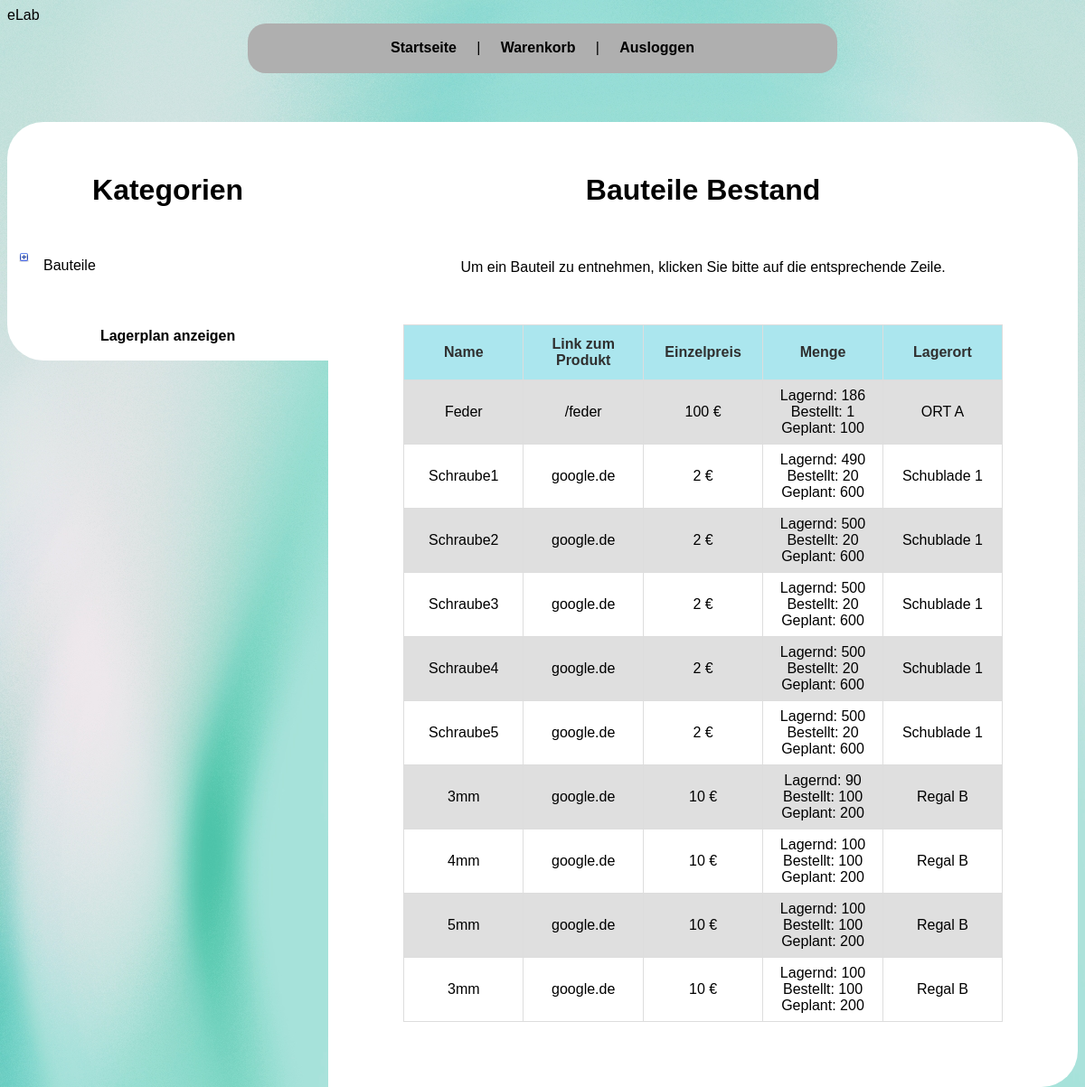
Screenshot of /Startpage.php (signed in) with the database file from the repository.
### tables this page shows
CREATE TABLE `TKategorie` (
	`ID_TKategorie`	INTEGER PRIMARY KEY AUTOINCREMENT,
	`ID_Parent`	INTEGER,
	`Name`	TEXT
);

CREATE TABLE "TBauteil" (
	`ID_TBauteil`	INTEGER NOT NULL PRIMARY KEY AUTOINCREMENT,
	`ID_TKategorie`	INTEGER NOT NULL,
	`Name`	TEXT,
	`Link`	TEXT,
	`MengeLagernd`	INTEGER,
	`MengeBestellt`	INTEGER,
	`MengeGeplant`	INTEGER,
	`Lagerort`	TEXT,
	`Preis`	REAL
);

### Startpage.php (the view, shortened to what this page needs)
<!DOCTYPE html>
<html>
  <head>
    <titel>eLab</titel>
    <link href="style.css" type="text/css" rel="stylesheet">
  </head>
<body text="#000000" background="b.jpg" link="#FF0000" alink="#FF0000" vlink="#FF0000">
  <div id="leiste">
  <br>
  <A href="Startpage.php" style="text-decoration:none;"> <font color="black"> <b>Startseite</b> </font> </A> &nbsp &nbsp | &nbsp &nbsp
  <A href="warenkorb.php" style="text-decoration:none;"> <font color="black"> <b>Warenkorb</b> </font> </A> &nbsp &nbsp | &nbsp &nbsp
  <A href="logout.php" style="text-decoration:none;"> <font color="black"> <b>Ausloggen</b> </font> </A>
  </div>
  <br> <br> <br>
  <div id="menu">
  <br> <br>
  <h1> Kategorien </h1>
  <br>
  <?php
  include_once 'TreeView.php';
  ?>
  <br> <br> <br>
  <center>
  <A href="lagerplan.php" style="text-decoration:none;"> <font color="black"> <b>Lagerplan anzeigen</b> </font> </A>
  <br> <br>
  </div>
     <div id="mitteS">
     <br> <br>
     <h1> Bauteile Bestand </h1>
     <br> <br>
     Um ein Bauteil zu entnehmen, klicken Sie bitte auf die entsprechende Zeile.
     <br> <br> <br> <br>
     <table id="list">
     <tr>
       <th>Name</th>
       <th>Link zum Produkt</th>
       <th>Einzelpreis</th>
       <th>Menge</th>
       <th>Lagerort</th>
     </tr>
   <?php
   $datenbank = "Projekt1-DB.db";
   $pdo = new PDO('sqlite:' . $datenbank);
   if(isset($_GET['id_kat'])){
                 $ID_kategorie = $_GET['id_kat'];
                 foreach ($pdo->query('SELECT * FROM TBauteil WHERE ID_TKategorie = '.$ID_kategorie.'') as $row) {
                       $name = $row['Name'];
                       $link = $row['Link'];
                       $mengeL = $row['MengeLagernd'];
                       $mengeB = $row['MengeBestellt'];
                       $mengeG = $row['MengeGeplant'];
                       $ort = $row['Lagerort'];
                       $preis = $row['Preis'];
                 ?>
                 <tr>
                   <td onclick="window.location.href='change.php?bauteil=<?php if(isset($name)) {echo $name;}?>&menge=<?php if(isset($mengeL)) {echo $mengeL;}?>'">
                     <?php
                       if(isset($name)) {
                           echo $name;
                       }
                     ?>
                   </td>
                   <td onclick="window.location.href='change.php?bauteil=<?php if(isset($name)) {echo $name;}?>&menge=<?php if(isset($mengeL)) {echo $mengeL;}?>'">
                     <?php
                       if(isset($link)) {
                           echo $link;
                       }
                     ?>
                   </td>
                   <td onclick="window.location.href='change.php?bauteil=<?php if(isset($name)) {echo $name;}?>&menge=<?php if(isset($mengeL)) {echo $mengeL;}?>'">
                     <?php
                       if(isset($preis)) {
                           echo $preis;
                       }
                     ?>
                     €
                   </td>
                   <td onclick="window.location.href='change.php?bauteil=<?php if(isset($name)) {echo $name;}?>&menge=<?php if(isset($mengeL)) {echo $mengeL;}?>'">
                     Lagernd:
                     <?php
                       if(isset($mengeL)) {
                           echo $mengeL;
                       }
                     ?>
                     <br>
                     Bestellt:
                     <?php
                       if(isset($mengeB)) {
                           echo $mengeB;
                       }
                     ?>
                     <br>
                     Geplant:
                     <?php
                       if(isset($mengeG)) {
                           echo $mengeG;
                       }
                     ?>
                     <br>
                   </td>
                   <td onclick="window.location.href='change.php?bauteil=<?php if(isset($name)) {echo $name;}?>&menge=<?php if(isset($mengeL)) {echo $mengeL;}?>'">
                     <?php
                       if(isset($ort)) {
                           echo $ort;
                       }
                     ?>
                   </td>
                 </tr>
                 <?php
                 }
                 ?>
                 </table>
                 <?php
   }
   else{
               foreach ($pdo->query('SELECT * FROM TBauteil') as $row) {
                     $name = $row['Name'];
                     $link = $row['Link'];
                     $mengeL = $row['MengeLagernd'];
                     $mengeB = $row['MengeBestellt'];
                     $mengeG = $row['MengeGeplant'];
                     $ort = $row['Lagerort'];
                     $preis = $row['Preis'];
               ?>
               <tr>
                 <td onclick="window.location.href='change.php?bauteil=<?php if(isset($name)) {echo $name;}?>&menge=<?php if(isset($mengeL)) {echo $mengeL;}?>'">
                   <?php
                     if(isset($name)) {
                         echo $name;
                     }
                   ?>
                 </td>
                 <td onclick="window.location.href='change.php?bauteil=<?php if(isset($name)) {echo $name;}?>&menge=<?php if(isset($mengeL)) {echo $mengeL;}?>'">
                   <?php
                     if(isset($link)) {
                         echo $link;
                     }
                   ?>
                 </td>
                 <td onclick="window.location.href='change.php?bauteil=<?php if(isset($name)) {echo $name;}?>&menge=<?php if(isset($mengeL)) {echo $mengeL;}?>'">
                   <?php
                     if(isset($preis)) {
                         echo $preis;
                     }
                   ?>
                   €
                 </td>
                 <td onclick="window.location.href='change.php?bauteil=<?php if(isset($name)) {echo $name;}?>&menge=<?php if(isset($mengeL)) {echo $mengeL;}?>'">
                   Lagernd:
                   <?php
                     if(isset($mengeL)) {
                         echo $mengeL;
                     }
                   ?>
                   <br>
                   Bestellt:
                   <?php
                     if(isset($mengeB)) {
                         echo $mengeB;
                     }
                   ?>
                   <br>
                   Geplant:
                   <?php
                     if(isset($mengeG)) {
                         echo $mengeG;
                     }
                   ?>
                   <br>
                 </td>
                 <td onclick="window.location.href='change.php?bauteil=<?php if(isset($name)) {echo $name;}?>&menge=<?php if(isset($mengeL)) {echo $mengeL;}?>'">
                   <?php
                     if(isset($ort)) {
                         echo $ort;
                     }
                   ?>
                 </td>
               </tr>
               <?php
                }
               }
               ?>
               </table>
     <br> <br> <br> <br>
     </div>
</body>
</html>

### TreeView.php (shortened to what this page needs)
<?php
function createTreeView($array, $currentParent, $currLevel = 0, $prevLevel = -1) {
foreach ($array as $categoryId => $category) {
if ($currentParent == $category['parent_id']) {
    if ($currLevel > $prevLevel) echo " <ol class='tree'> ";
    echo '<li> <label for="subfolder2"> <A href="Startpage.php?id_kat='.$category['kategorie_id'].'" style="text-decoration:none;"> <font color="black"> '.$category['name'].' </font></A></label> <input type="checkbox" name="subfolder2"/>';
    if ($currLevel > $prevLevel) { $prevLevel = $currLevel; }
    $currLevel++;
    createTreeView ($array, $categoryId, $currLevel, $prevLevel);
    $currLevel--;
    }
}
if ($currLevel == $prevLevel) echo " </li>  </ol> ";
}
?>
<!DOCTYPE html>
<html>
  <head>
    <link rel="stylesheet" type="text/css" href="sytleTree.css" media="screen">
  </head>
<body text="#000000" background="b.jpg" link="#FF0000" alink="#FF0000" vlink="#FF0000">
<?php
$datenbank = "Projekt1-DB.db";
$pdo = new PDO('sqlite:' . $datenbank);
$arrayCategories = array();
foreach($pdo->query('SELECT * FROM TKategorie') as $row){
 $arrayCategories[$row['ID_TKategorie']] = array("parent_id" => $row['ID_Parent'], "name" =>
 $row['Name'], "kategorie_id" => $row['ID_TKategorie']);
  }
?>
<div id="content" class="general-style1">
<?php
createTreeView($arrayCategories, 0);
?>
</div>
</body>
</html>

### style.css (style rules this page uses)
html { font-family: Century Gothic, "arial"; }
h1 { text-align: center; font-family: Century Gothic, "arial"; color: black; }
#leiste { text-align: center; background-color: #AFAFAF; width: 55%; height: 55px; margin: auto; -webkit-border-radius: 20px; -moz-border-radius: 20px; border-radius: 20px; }
#menu { float: left; text-align: left; width: 30%; background-color: #FFFFFF; margin: auto; border-radius: 40px 0px 0px 40px; -moz-border-radius: 40px 0px 0px 40px; -webkit-border-radius: 40px 0px 0px 40px; }
#mitteS { float: right; text-align: center; background-color: #FFFFFF; width: 70%; margin: auto; border-radius: 0px 40px 40px 0px; -moz-border-radius: 0px 40px 40px 0px; -webkit-border-radius: 0px 40px 40px 0px; }
#list { font-family: Century Gothic, "arial"; border-collapse: collapse; table-layout: fixed; margin-left: auto; margin-right: auto; width: 80%; }
#list td, #list th { border: 1px solid #ddd; padding: 8px; }
#list tr:nth-child(even) { background-color: #DFDFDF; }
#list th { padding-top: 12px; padding-bottom: 12px; text-align: center; background-color: #ABE6EE; color: #2F2F2F; }

### sytleTree.css (style rules this page uses)
ol.tree { padding: 0 0 0 30px; width: 300px; }
li { position: relative; margin-left: -15px; list-style: none; }
li input + ol { background: url(plus.png) 40px 0 no-repeat; margin: -1.600em 0px 8px -44px; height: 1em; }
li label { cursor: pointer; display: block; padding-left: 25px; }

### rows the page displays
tkategorie: Name "Bauteile"
tbauteil: Name "Feder", Link "/feder", Preis "100", MengeLagernd "186", MengeBestellt "1", MengeGeplant "100", Lagerort "ORT A"
tbauteil: Name "Schraube1", Link "google.de", Preis "2", MengeLagernd "490", MengeBestellt "20", MengeGeplant "600", Lagerort "Schublade 1"
tbauteil: Name "Schraube2", Link "google.de", Preis "2", MengeLagernd "500", MengeBestellt "20", MengeGeplant "600", Lagerort "Schublade 1"
tbauteil: Name "Schraube3", Link "google.de", Preis "2", MengeLagernd "500", MengeBestellt "20", MengeGeplant "600", Lagerort "Schublade 1"
tbauteil: Name "Schraube4", Link "google.de", Preis "2", MengeLagernd "500", MengeBestellt "20", MengeGeplant "600", Lagerort "Schublade 1"
tbauteil: Name "Schraube5", Link "google.de", Preis "2", MengeLagernd "500", MengeBestellt "20", MengeGeplant "600", Lagerort "Schublade 1"
tbauteil: Name "3mm", Link "google.de", Preis "10", MengeLagernd "90", MengeBestellt "100", MengeGeplant "200", Lagerort "Regal B"
tbauteil: Name "4mm", Link "google.de", Preis "10", MengeLagernd "100", MengeBestellt "100", MengeGeplant "200", Lagerort "Regal B"
tbauteil: Name "5mm", Link "google.de", Preis "10", MengeLagernd "100", MengeBestellt "100", MengeGeplant "200", Lagerort "Regal B"
tbauteil: Name "3mm", Link "google.de", Preis "10", MengeLagernd "100", MengeBestellt "100", MengeGeplant "200", Lagerort "Regal B"
